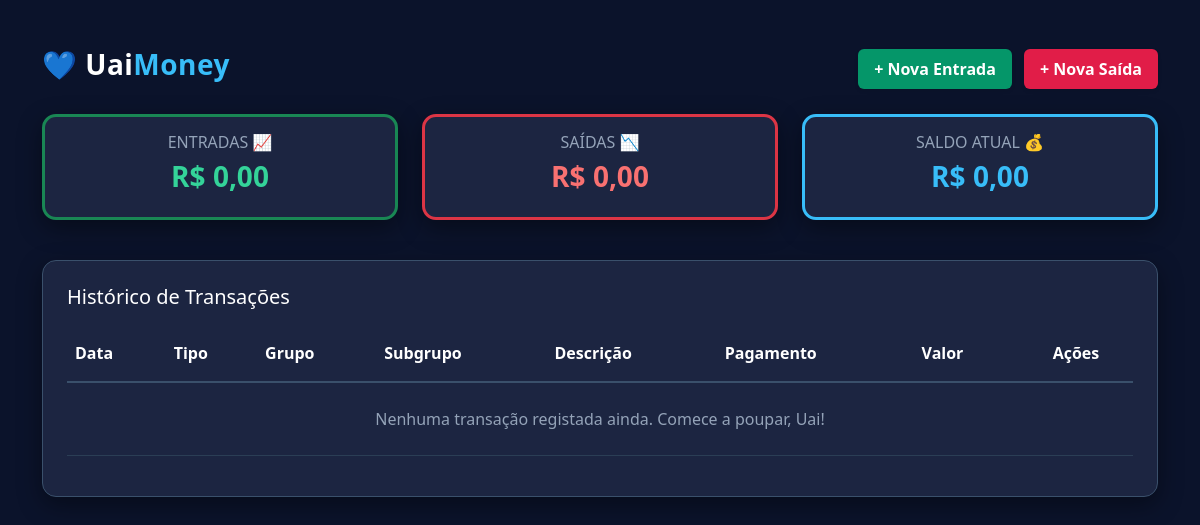
Page /view/dashboard.php on the earlier database version.
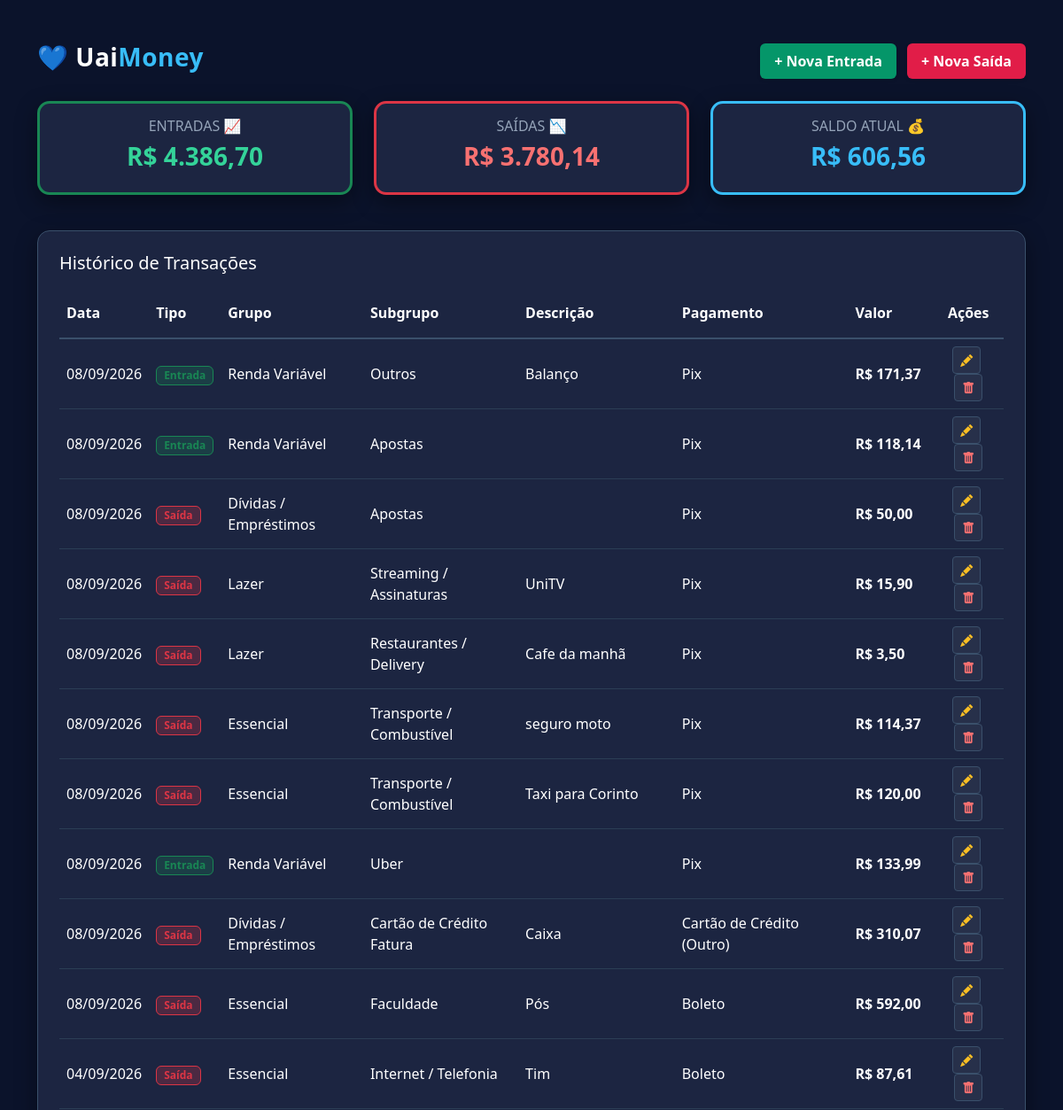
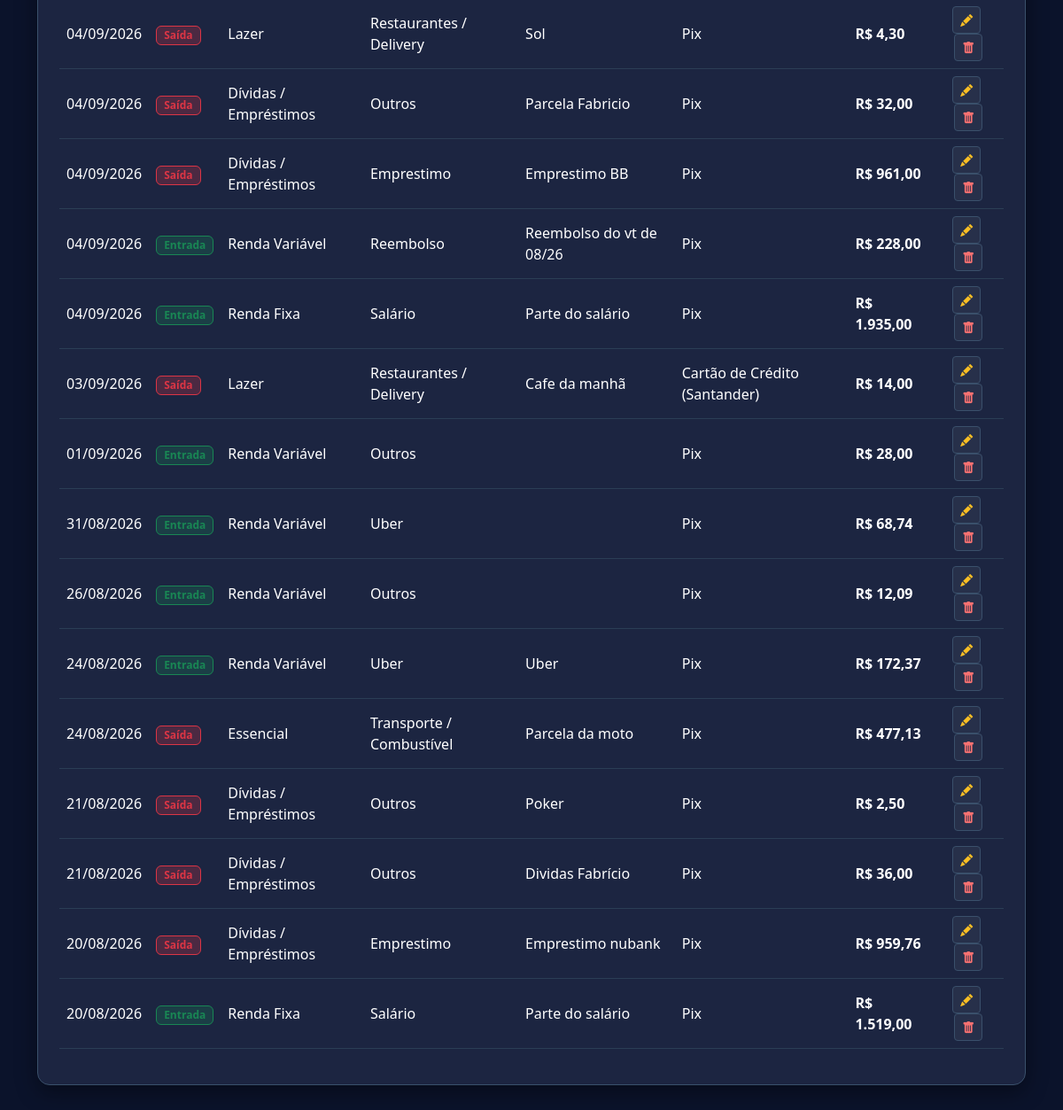
Same page on the later database version (2 pictures, top to bottom).
### tables this page shows
CREATE TABLE transacoes (
        id INTEGER PRIMARY KEY AUTOINCREMENT,
        tipo TEXT NOT NULL,
        data TEXT NOT NULL,
        valor REAL NOT NULL,
        grupo TEXT,
        subgrupo TEXT NOT NULL,
        forma_pagamento TEXT,
        banco_cartao TEXT,
        descricao TEXT
    );

### view/dashboard.php (the view, shortened to what the changed rows need)
<?php
include '../db/conexao.php';
$entradas = 0;
$saidas = 0;
$saldo = 0;
$transacoes = [];
try {
    $sql = "SELECT * FROM transacoes ORDER BY data DESC, id DESC";
    $stmt = $pdo->query($sql);
    $transacoes = $stmt->fetchAll(PDO::FETCH_ASSOC);
    foreach ($transacoes as $t) {
        if ($t['tipo'] === 'Entrada') {
            $entradas += $t['valor'];
        } else {
            $saidas += $t['valor'];
        }
    }
    $saldo = $entradas - $saidas;
} catch (Exception $e) {
    $erro = "Erro ao carregar transações: " . $e->getMessage();
}
?>
<!DOCTYPE html>
<html lang="pt-PT">
<head>
    <link href="https://cdn.jsdelivr.net/npm/bootstrap@5.3.0/dist/css/bootstrap.min.css" rel="stylesheet">
    <link rel="stylesheet" href="https://cdn.jsdelivr.net/npm/bootstrap-icons@1.10.5/font/bootstrap-icons.css">
</head>
<body>
    <div class="container mt-5 mb-5">
        <div class="row align-items-center mb-4">
            <div class="col-md-6">
                <h2 class="navbar-brand fs-3">💙 Uai<span style="color: #38bdf8;">Money</span></h2>
            </div>
        </div>
        <div class="row mb-4">
            <div class="col-md-4 mb-3">
                <div class="card card-custom p-3 text-center border-top border-success border-3">
                    <h6 class="text-uppercase fs-6 texto-auxiliar mb-2">Entradas 📈</h6>
                    <h3 class="texto-verde">R$ <?php echo number_format($entradas, 2, ',', '.'); ?></h3>
                </div>
            </div>
            <div class="col-md-4 mb-3">
                <div class="card card-custom p-3 text-center border-top border-danger border-3">
                    <h6 class="text-uppercase fs-6 texto-auxiliar mb-2">Saídas 📉</h6>
                    <h3 class="texto-vermelho">R$ <?php echo number_format($saidas, 2, ',', '.'); ?></h3>
                </div>
            </div>
            <div class="col-md-4 mb-3">
                <div class="card card-custom p-3 text-center border-top border-3"
                    style="border-color: #38bdf8 !important;">
                    <h6 class="text-uppercase fs-6 texto-auxiliar mb-2">Saldo Atual 💰</h6>
                    <h3 class="texto-azul">R$ <?php echo number_format($saldo, 2, ',', '.'); ?></h3>
                </div>
            </div>
        </div>
        <div class="card card-custom p-4">
            <div class="table-responsive">
                <table class="table align-middle">
                    <thead>
                        <tr style="border-bottom: 2px solid #3a506b;">
                            <th class="py-3 text-white">Data</th>
                            <th class="py-3 text-white">Tipo</th>
                            <th class="py-3 text-white">Grupo</th>
                            <th class="py-3 text-white">Subgrupo</th>
                            <th class="py-3 text-white">Descrição</th>
                            <th class="py-3 text-white">Pagamento</th>
                            <th class="py-3 text-white">Valor</th>
                            <th class="text-center py-3 text-white">Ações</th>
                        </tr>
                    </thead>
                    <tbody>
                        <?php if (count($transacoes) > 0): ?>
                            <?php foreach ($transacoes as $t): ?>
                                <tr>
                                    <td><?php echo date('d/m/Y', strtotime($t['data'])); ?></td>
                                    <td>
                                        <?php if ($t['tipo'] == 'Entrada'): ?>
                                            <span
                                                class="badge bg-success bg-opacity-25 text-success border border-success px-2 py-1">Entrada</span>
                                        <?php else: ?>
                                            <span
                                                class="badge bg-danger bg-opacity-25 text-danger border border-danger px-2 py-1">Saída</span>
                                        <?php endif; ?>
                                    </td>
                                    <td><?php echo htmlspecialchars($t['grupo']); ?></td>
                                    <td><?php echo htmlspecialchars($t['subgrupo']); ?></td>
                                    <td><?php echo htmlspecialchars($t['descricao']); ?></td>
                                    <td>
                                        <?php
                                        echo htmlspecialchars($t['forma_pagamento']);
                                        if (!empty($t['banco_cartao'])) {
                                            echo " (" . htmlspecialchars($t['banco_cartao']) . ")";
                                        }
                                        ?>
                                    </td>
                                    <td class="<?php echo ($t['tipo'] == 'Entrada') ? 'texto-verde' : 'texto-vermelho'; ?>">
                                        R$ <?php echo number_format($t['valor'], 2, ',', '.'); ?>
                                    </td>
                                    <td class="text-center">
                                        <a href="../acoes/editar.php?id=<?php echo $t['id']; ?>"
                                            class="btn btn-sm btn-action-edit me-1" title="Editar">
                                            <i class="bi bi-pencil-fill"></i>
                                        </a>
                                        <a href="../acoes/deletar.php?id=<?php echo $t['id']; ?>"
                                            class="btn btn-sm btn-action-delete" title="Apagar"
                                            onclick="return confirm('Tem a certeza de que quer apagar este registo, Uai?');">
                                            <i class="bi bi-trash-fill"></i>
                                        </a>
                                    </td>
                                </tr>
                            <?php endforeach; ?>
                        <?php else: ?>
                            <tr>
                                <td colspan="8" class="text-center texto-auxiliar p-4">Nenhuma transação registada ainda.
                                    Comece a poupar, Uai!</td>
                            </tr>
                        <?php endif; ?>
                    </tbody>
                </table>
            </div>
        </div>
    </div>
</body>
</html>

Differences in the rows shown:
added transacoes: data "08/09/2026", tipo "Entrada", grupo "Renda Variável", subgrupo "Outros", descricao "Balanço", forma_pagamento "Pix", valor "171,37"
added transacoes: data "08/09/2026", tipo "Entrada", grupo "Renda Variável", subgrupo "Apostas", forma_pagamento "Pix", valor "118,14"
added transacoes: data "08/09/2026", tipo "Saída", grupo "Dívidas / Empréstimos", subgrupo "Apostas", forma_pagamento "Pix", valor "50,00"
added transacoes: data "08/09/2026", tipo "Saída", grupo "Lazer", subgrupo "Streaming / Assinaturas", descricao "UniTV", forma_pagamento "Pix", valor "15,90"
added transacoes: data "08/09/2026", tipo "Saída", grupo "Lazer", subgrupo "Restaurantes / Delivery", descricao "Cafe da manhã", forma_pagamento "Pix", valor "3,50"
added transacoes: data "08/09/2026", tipo "Saída", grupo "Essencial", subgrupo "Transporte / Combustível", descricao "seguro moto", forma_pagamento "Pix", valor "114,37"
added transacoes: data "08/09/2026", tipo "Saída", grupo "Essencial", subgrupo "Transporte / Combustível", descricao "Taxi para Corinto", forma_pagamento "Pix", valor "120,00"
added transacoes: data "08/09/2026", tipo "Entrada", grupo "Renda Variável", subgrupo "Uber", forma_pagamento "Pix", valor "133,99"
added transacoes: data "08/09/2026", tipo "Saída", grupo "Dívidas / Empréstimos", subgrupo "Cartão de Crédito Fatura", descricao "Caixa", forma_pagamento "Cartão de Crédito", banco_cartao "Outro", valor "310,07"
added transacoes: data "08/09/2026", tipo "Saída", grupo "Essencial", subgrupo "Faculdade", descricao "Pós", forma_pagamento "Boleto", valor "592,00"
added transacoes: data "04/09/2026", tipo "Saída", grupo "Essencial", subgrupo "Internet / Telefonia", descricao "Tim", forma_pagamento "Boleto", valor "87,61"
added transacoes: data "04/09/2026", tipo "Saída", grupo "Lazer", subgrupo "Restaurantes / Delivery", descricao "Sol", forma_pagamento "Pix", valor "4,30"
added transacoes: data "04/09/2026", tipo "Saída", grupo "Dívidas / Empréstimos", subgrupo "Outros", descricao "Parcela Fabricio", forma_pagamento "Pix", valor "32,00"
added transacoes: data "04/09/2026", tipo "Saída", grupo "Dívidas / Empréstimos", subgrupo "Emprestimo", descricao "Emprestimo BB", forma_pagamento "Pix", valor "961,00"
added transacoes: data "04/09/2026", tipo "Entrada", grupo "Renda Variável", subgrupo "Reembolso", descricao "Reembolso do vt de 08/26", forma_pagamento "Pix", valor "228,00"
added transacoes: data "04/09/2026", tipo "Entrada", grupo "Renda Fixa", subgrupo "Salário", descricao "Parte do salário", forma_pagamento "Pix", valor "1.935,00"
added transacoes: data "03/09/2026", tipo "Saída", grupo "Lazer", subgrupo "Restaurantes / Delivery", descricao "Cafe da manhã", forma_pagamento "Cartão de Crédito", banco_cartao "Santander", valor "14,00"
added transacoes: data "01/09/2026", tipo "Entrada", grupo "Renda Variável", subgrupo "Outros", forma_pagamento "Pix", valor "28,00"
added transacoes: data "31/08/2026", tipo "Entrada", grupo "Renda Variável", subgrupo "Uber", forma_pagamento "Pix", valor "68,74"
added transacoes: data "26/08/2026", tipo "Entrada", grupo "Renda Variável", subgrupo "Outros", forma_pagamento "Pix", valor "12,09"
added transacoes: data "24/08/2026", tipo "Entrada", grupo "Renda Variável", subgrupo "Uber", descricao "Uber", forma_pagamento "Pix", valor "172,37"
added transacoes: data "24/08/2026", tipo "Saída", grupo "Essencial", subgrupo "Transporte / Combustível", descricao "Parcela da moto", forma_pagamento "Pix", valor "477,13"
added transacoes: data "21/08/2026", tipo "Saída", grupo "Dívidas / Empréstimos", subgrupo "Outros", descricao "Poker", forma_pagamento "Pix", valor "2,50"
added transacoes: data "21/08/2026", tipo "Saída", grupo "Dívidas / Empréstimos", subgrupo "Outros", descricao "Dividas Fabrício", forma_pagamento "Pix", valor "36,00"
added transacoes: data "20/08/2026", tipo "Saída", grupo "Dívidas / Empréstimos", subgrupo "Emprestimo", descricao "Emprestimo nubank", forma_pagamento "Pix", valor "959,76"
added transacoes: data "20/08/2026", tipo "Entrada", grupo "Renda Fixa", subgrupo "Salário", descricao "Parte do salário", forma_pagamento "Pix", valor "1.519,00"
Other differences:
$entradas: "0,00" → "4.386,70"
$saidas: "0,00" → "3.780,14"
$saldo: "0,00" → "606,56"
text no longer shown: "Nenhuma transação registada ainda. Comece a poupar, Uai!"
